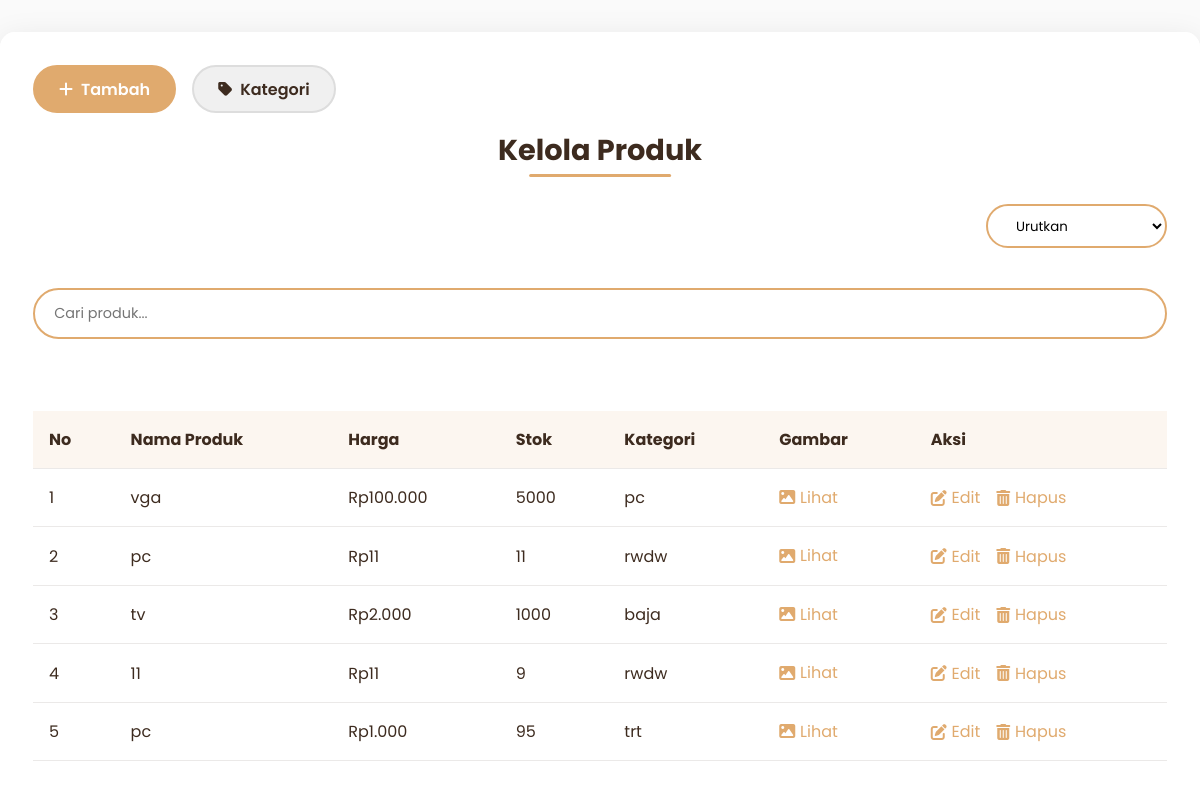
The app's page /admin/produk/produk.php, older data.
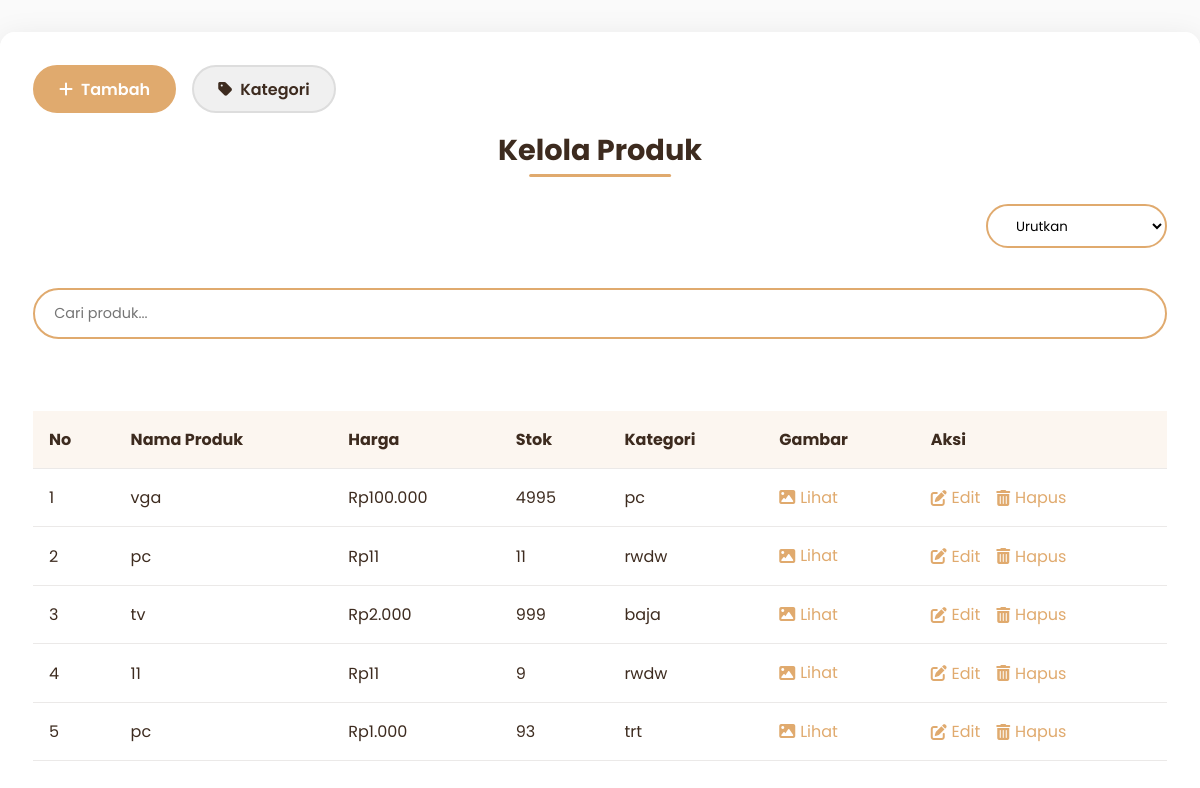
The same page, newer data.
### tables this page shows
CREATE TABLE `produk` (
  `ProdukID` int(10) NOT NULL,
  `NamaProduk` varchar(255) DEFAULT NULL,
  `Harga` decimal(12,2) DEFAULT NULL,
  `Stok` int(255) DEFAULT NULL,
  `kategori_id` int(11) DEFAULT NULL,
  `deskripsi` text DEFAULT NULL,
  `gambar` varchar(255) DEFAULT NULL
);

CREATE TABLE `kategori` (
  `kategori_id` int(11) NOT NULL,
  `nama_kategori` varchar(100) NOT NULL,
  `deskripsi` text DEFAULT NULL
);

### admin/produk/produk.php (the view, shortened to what this page needs)
<?php
$koneksi = new mysqli("localhost", "root", "", "kasir_reddra");
$results_per_page = 5;
$page = isset($_GET['page']) ? (int)$_GET['page'] : 1;
$page = max($page, 1);
$start_from = ($page - 1) * $results_per_page;
$sort = isset($_GET['sort']) ? $_GET['sort'] : 'default';
$order_by = [
    'default'   => 'ProdukID DESC',
    'category'  => 'nama_kategori ASC',
    'price_high'=> 'Harga DESC',
    'price_low' => 'Harga ASC',
    'stock_high'=> 'Stok DESC',
    'stock_low' => 'Stok ASC'
][$sort] ?? 'ProdukID DESC';
$sql = "SELECT produk.*, kategori.nama_kategori FROM produk
        LEFT JOIN kategori ON produk.kategori_id = kategori.kategori_id
        ORDER BY $order_by
        LIMIT $start_from, $results_per_page";
$result = $koneksi->query($sql);
?>
<!DOCTYPE html>
<html>
<link rel="stylesheet" href="https://cdnjs.cloudflare.com/ajax/libs/font-awesome/6.4.0/css/all.min.css">
<link rel="stylesheet" href="https://cdn.jsdelivr.net/npm/sweetalert2@11/dist/sweetalert2.min.css">
<body>
    <div class="glass-panel">
        <div class="header">
            <div class="btn-group">
                <a href="tambah_produk.php" class="btn btn-primary">
                    <i class="fas fa-plus"></i> Tambah
                </a>
                <a href="kategori/kategori.php" class="btn btn-secondary">
                    <i class="fas fa-tag"></i> Kategori
                </a>
            </div>
            <div class="title-wrapper">
                <h2 class="page-title">Kelola Produk</h2>
            </div>
            <div class="filter-group">
                <form method="get" action="" id="sortForm">
                    <select class="sort-select" name="sort" onchange="document.getElementById('sortForm').submit()">
                        <option value="default" <?= $sort === 'default' ? 'selected' : '' ?>>Urutkan</option>
                    </select>
                </form>
            </div>
            <div class="search-box">
                <input type="text" class="search-input" placeholder="Cari produk..." id="searchInput">
            </div>
        </div>
        <div class="table-container">
            <table class="data-table">
                <thead>
                    <tr>
                        <th>No</th>
                        <th>Nama Produk</th>
                        <th>Harga</th>
                        <th>Stok</th>
                        <th>Kategori</th>
                        <th>Gambar</th>
                        <th>Aksi</th>
                    </tr>
                </thead>
                <tbody id="tableBody">
                    <?php if ($result->num_rows > 0): ?>
                    <?php $no = 1 + (($page - 1) * $results_per_page); ?>
                    <?php while($row = $result->fetch_assoc()): ?>
                    <tr>
                        <td><?= $no++ ?></td>
                        <td><?= htmlspecialchars($row['NamaProduk']) ?></td>
                        <td>Rp<?= number_format($row['Harga'], 0, ',', '.') ?></td>
                        <td><?= $row['Stok'] ?></td>
                        <td><?= $row['nama_kategori'] ?? 'Tanpa Kategori' ?></td>
                        <td>
                            <?php if (!empty($row['gambar'])):
                                $imagePath = $row['gambar'];
                                if (strpos($imagePath, 'uploads/') !== 0) {
                                    $imagePath = 'uploads/' . $imagePath;
                                }
                            ?>
                            <a href="#" class="action-link" onclick="showPopup('<?= $imagePath ?>'); return false;">
                                <i class="fas fa-image"></i> Lihat
                            </a>
                            <?php else: ?>
                            <span style="color: #999;">Tidak ada</span>
                            <?php endif; ?>
                        </td>
                        <td>
                            <div class="action-links">
                                <a href="edit_produk.php?id=<?= $row['ProdukID'] ?>" class="action-link">
                                    <i class="fas fa-edit"></i> Edit
                                </a>
                                <a href="hapus_produk.php?id=<?= $row['ProdukID'] ?>" class="action-link delete-btn"
                                    data-id="<?= $row['ProdukID'] ?>">
                                    <i class="fas fa-trash-alt"></i> Hapus
                                </a>
                            </div>
                        </td>
                    </tr>
                    <?php endwhile; ?>
                    <?php else: ?>
                    <tr>
                        <td colspan="7" style="text-align: center; padding: 2rem;">Tidak ada data produk</td>
                    </tr>
                    <?php endif; ?>
                </tbody>
            </table>
        </div>
    </div>

### admin/produk/produk.php (style rules this page uses)
* { margin: 0; padding: 0; box-sizing: border-box; font-family: 'Poppins', sans-serif; }
body { background: #fafafa; color: #3D2B1F; }
.glass-panel { background: rgba(255, 255, 255, 0.98); backdrop-filter: blur(15px); border: 1px solid rgba(255, 255, 255, 0.2); box-shadow: 0 8px 32px rgba(0, 0, 0, 0.1); border-radius: 15px; padding: 2rem; margin: 2rem auto; max-width: 1200px; }
.header { display: flex; justify-content: space-between; align-items: center; margin-bottom: 2rem; gap: 1rem; flex-wrap: wrap; }
.title-wrapper { text-align: center; flex-grow: 1; order: 2; width: 100%; margin-bottom: 1rem; }
.page-title { font-size: 1.8rem; color: #3D2B1F; position: relative; display: inline-block; padding: 0 1rem; transition: color 0.3s ease, text-shadow 0.3s ease; }
.page-title::after { content: ''; position: absolute; bottom: -5px; left: 50%; transform: translateX(-50%); width: 60%; height: 3px; background: #E0AA6E; border-radius: 2px; }
.btn-group { display: flex; gap: 1rem; align-items: center; order: 1; }
.btn { padding: 0.6rem 1.5rem; border-radius: 30px; font-weight: 600; transition: all 0.3s ease; text-decoration: none; display: inline-flex; align-items: center; gap: 0.5rem; white-space: nowrap; }
.btn-primary { background: #E0AA6E; color: white; border: 2px solid #E0AA6E; }
.btn-secondary { background: #f0f0f0; color: #3D2B1F; border: 2px solid #ddd; }
.filter-group { display: flex; gap: 1rem; align-items: center; margin-bottom: 1.5rem; order: 3; width: 100%; justify-content: flex-end; }
.sort-select { padding: 0.6rem 1.5rem; border-radius: 30px; border: 2px solid #E0AA6E; background: white; font-family: 'Poppins', sans-serif; cursor: pointer; }
.search-box { width: 100%; margin-bottom: 1.5rem; order: 4; }
.search-input { width: 100%; padding: 0.8rem 1.2rem; border: 2px solid #E0AA6E; border-radius: 30px; font-size: 0.9rem; transition: all 0.3s ease; }
.table-container { overflow-x: auto; }
.data-table { width: 100%; border-collapse: collapse; margin: 1rem 0; }
.data-table th, .data-table td { padding: 1rem; text-align: left; border-bottom: 1px solid rgba(61, 43, 31, 0.1); }
.data-table th { background: rgba(224, 170, 110, 0.1); }
.action-links { display: flex; gap: 1rem; }
.action-link { color: #E0AA6E; transition: all 0.3s ease; text-decoration: none; display: inline-flex; align-items: center; gap: 0.3rem; }

Row changes from the older to the newer data that the page shows:
changed produk "vga": Stok "5000" → "4995"
changed produk "tv": Stok "1000" → "999"
changed produk "trt": Stok "95" → "93"
